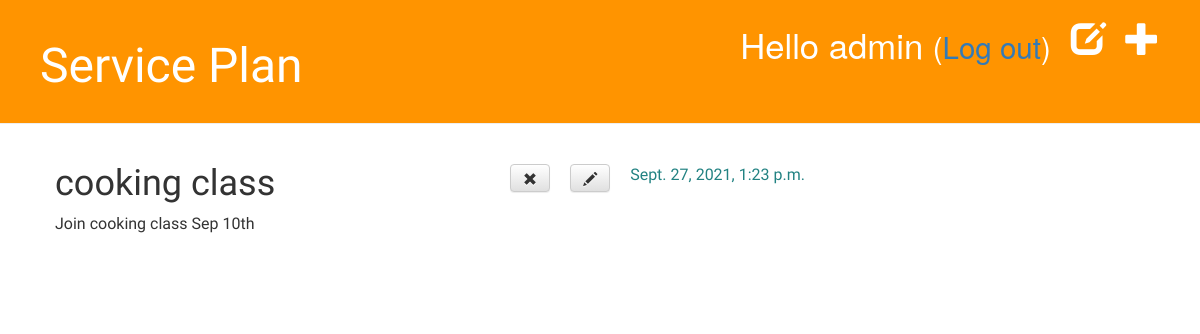
Before: /drafts/1 (signed in) with the older database file.
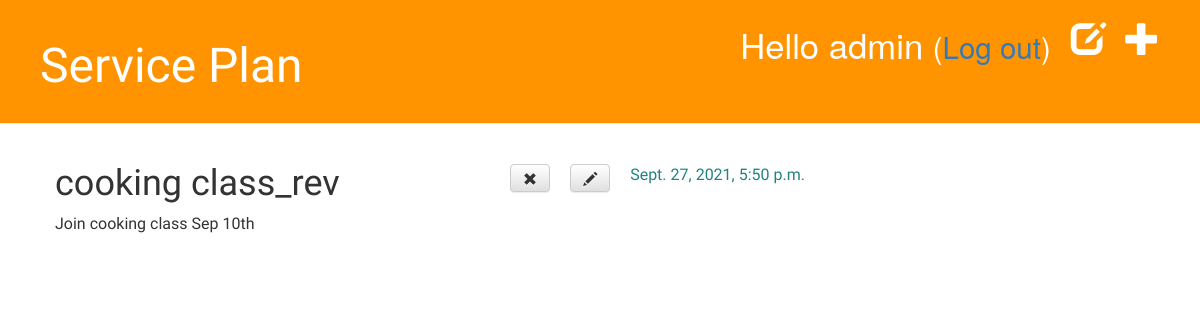
After: the same page with the newer database file.
### blog/models.py (models this page shows, shortened)
class Post(models.Model):
    author = models.ForeignKey('auth.User', on_delete=models.CASCADE)
    title = models.CharField(max_length=200)
    text = models.TextField()
    create_date = models.DateTimeField(default=timezone.now)
    published_date = models.DateTimeField(blank=True, null=True)

### blog/views.py (the view)
# urls.py: path('drafts/<int:pk>', views.post_draft_detail, name='post_draft_detail'),
@login_required
def post_draft_detail(request, pk):
    post = get_object_or_404(Post, pk=pk)
    return render(request, 'blog/post_draft_detail.html', {'post': post})

### blog/templates/blog/post_draft_detail.html
{% extends 'blog/base.html' %}
{% block content %}
    <div class="post">
        {% if post.published_date %}
            <div class="date">
                {{ post.published_date }}
            </div>
        {% else %}
            <a class="btn btn-default" href="{% url 'post_publish' pk=post.pk %}">Publish</a>
        {% endif %}
        <a class="btn btn-default" href="{% url 'post_edit' pk=post.pk %}"><span class="glyphicon glyphicon-pencil"></span></a>
        <a class="btn btn-default" href="{% url 'post_draft_remove' pk=post.pk %}"><span class="glyphicon glyphicon-remove"></span></a>
        <h1>{{ post.title }}</h1>
        <p>{{ post.text|linebreaks }}</p>
    </div>
{% endblock %}

Changed rows visible on the page:
changed Post "Join cooking class Sep 10th": published_date "Sept. 27, 2021, 1:23 p.m." → "Sept. 27, 2021, 5:50 p.m."; title "cooking class" → "cooking class_rev"
